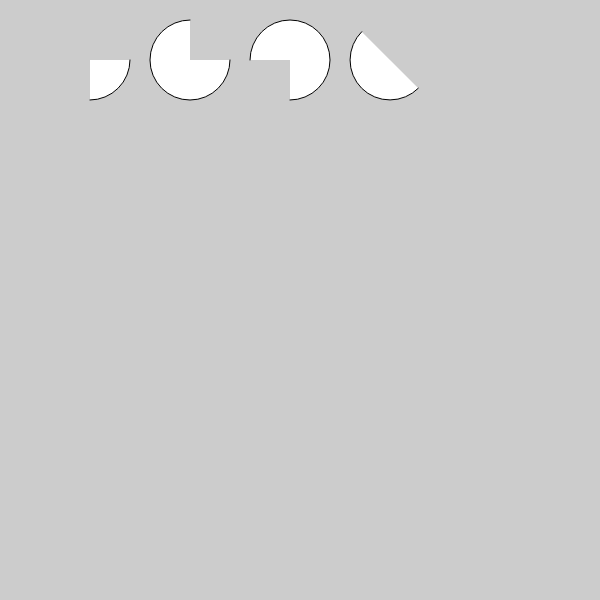
Frame 1 (no input)
Frame 60 (no input): identical to frame 1, image omitted
Frame 120 (the mouse pressed at the canvas centre since frame 60): identical to frame 1, image omitted

The p5.js sketch that drew this single still picture (run headless with seeded random() and noise() and a simulated clock; from frame 60 on, the mouse is pressed at the canvas centre):

// p5.js sketch
// ── sketch.js
/*
note: 
Line (x1, y1, x2, y2); >>> pointStart = (x1, y1); pointEnd = (x2, y2);

triangle(x1, y1, x2, y2, x3, y3);

quad(x1, y1, x2, y2, x3, y3, x4, y4);

rect( x, y, width, height); >>> StartPoint(x, y);

ellipse(x, y, width, height); CenterPoint(x, y);

arc(x, y, width, heigth, start, stop); CenterPoint(x, y); width = width of the circle; height = height
of the circle; start = strat Radians of the arc; stop = end Radians of the arc;

*/

function setup() {
  createCanvas(600, 600);
}

function draw() {
  background(204);
  arc(90, 60, 80, 80, 0, HALF_PI);
  arc(190, 60, 80, 80, 0, PI+HALF_PI);
  arc(290, 60, 80, 80, PI, TWO_PI+HALF_PI);
  arc(390, 60, 80, 80, QUARTER_PI, PI+QUARTER_PI);
}

/*
Note: For converting degree to radians:
radians();

example:  

function setup(){
  createCanvas(480, 120);
}

function draw(){
  background(204);
  arc(90, 60, 80, 80, 0, radians(90);
  arc(190, 60, 80, 80, 0, radians(270));
  arc(390, 60, 80, 80, radians(180), radians(450));
  arc(390, 60, 80, 80, radians(45), radians(225));
}

*/
